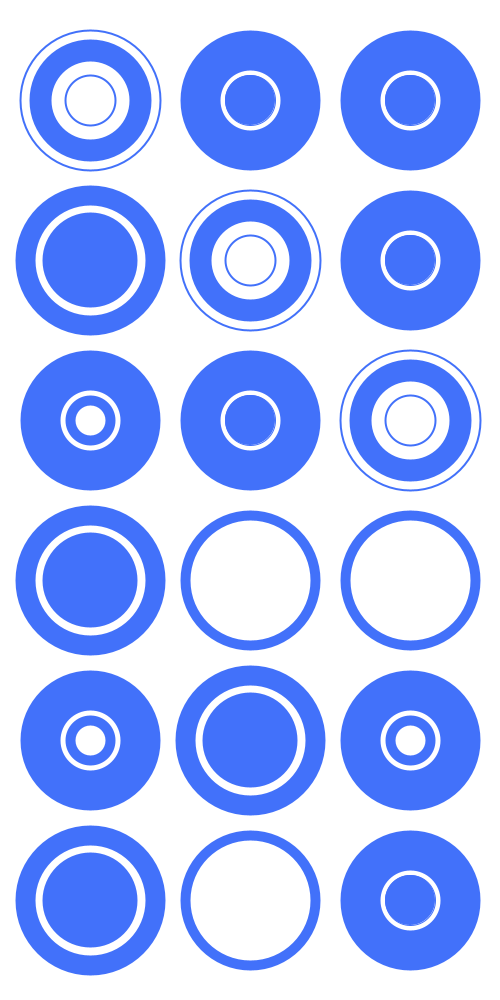
Frame 1 (no input)
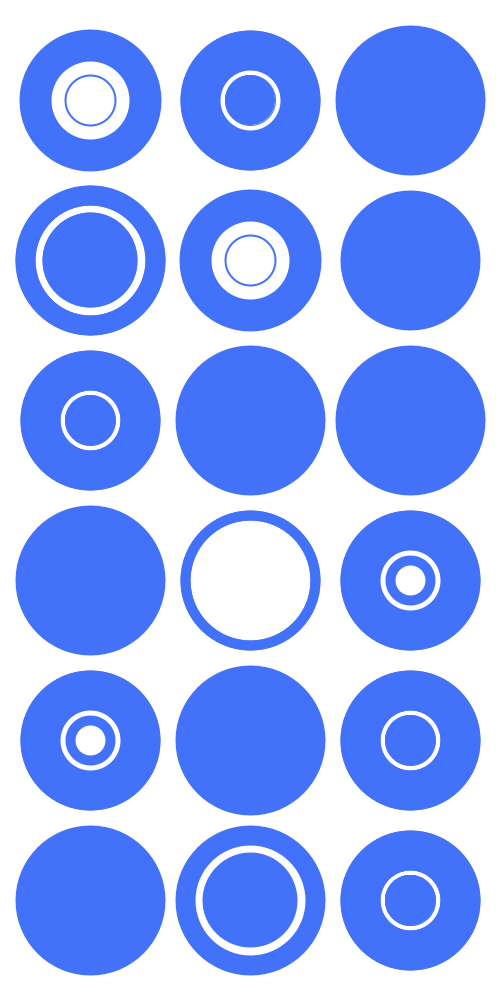
Frame 2 (the mouse pressed at the canvas centre, redrawn once)

The Processing sketch that drew these frames (run headless with seeded random() and noise(); the mouse was pressed at the canvas centre and the sketch redrawn once):

// Processing sketch: processing_24215
// ── processing_24215.pde

final color colour = color(66, 113, 250);
final int patternCount = 6;

void setup() {
  size(500, 1000);
  background(255);
  stroke(colour);
  smooth();
  noLoop();
}

void draw() {
  int i = 0;
  while (i < 3) {
    int j = 0;
    while (j < 6) {
      int rand = (int) random(patternCount);
      if (rand == 0) {
        p1(90 + i * 160, 100 + j * 160);
      } else if (rand == 1) {
        p2(90 + i * 160, 100 + j * 160);
      } else if (rand == 2) {
        p3(90 + i * 160, 100 + j * 160);
      } else if (rand == 3) {
        p4(90 + i * 160, 100 + j * 160);
      } else if (rand == 4) {
        p5(90 + i * 160, 100 + j * 160);
      } else if (rand == 5) {
        p6(90 + i * 160, 100 + j * 160); 
      }
      j = j + 1;
    }
    i = i + 1;
  }
}

void p1(int x, int y) {
  noFill();
  strokeWeight(10);
  ellipse(x, y, 130, 130);
}

void p2(int x, int y) {
  noFill();
  strokeWeight(20);
  ellipse(x, y, 130, 130);
  fill(colour);
  ellipse(x, y, 75, 75);
}

void p3(int x, int y) {
  noFill();
  strokeWeight(40);
  ellipse(x, y, 100, 100);
  strokeWeight(1);
  fill(colour);
  ellipse(x, y, 50, 50);
}

void p4(int x, int y) {
  noFill();
  strokeWeight(2);
  ellipse(x, y, 80, 80);  
  ellipse(x, y, 120,120);
  ellipse(x, y, 50, 50);
  ellipse(x, y, 140, 140);
  strokeWeight(20);
  ellipse(x, y, 100, 100);
 
}

void p5(int x, int y) {
  noFill();
  strokeWeight(50);
  ellipse(x, y, 80, 80);
  
}

void p6(int x, int y){
  noFill();
  strokeWeight(40);
  ellipse(x, y, 100, 100);
  ellipse(x, y, 10, 10);

}
  
